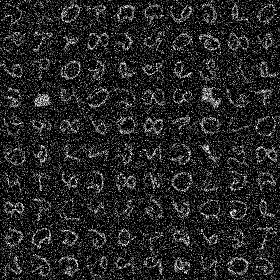
#> input picture 4. ImageProcessing/noisy_bangla.png, 280 x 280 px
$ python 3.4_Otsu_How_It_Works.py
#> lines starting #> are read from the running program, lines starting #| are printed output that depends on the picture; after the words box and inside, x2 and y2 are one past the last pixel; in counts of white or black regions, pixels touching at a corner belong together
'''
Otsu’s Binarization

In the first section, I told you there is a second parameter retVal. Its usage
comes when we go for Otsu’s Binarization. So what is it?

In global thresholding, we used an arbitrary value for threshold value, right?
So, how can we know a value we selected is good or not? Answer is, trial and
error method. But consider a bimodal image (In simple words, bimodal image is
an image whose histogram has two peaks). For that image, we can approximately
take a value in the middle of those peaks as threshold value, right? That is
what Otsu binarization does. So in simple words, it automatically calculates
a threshold value from image histogram for a bimodal image.
(For images which are not bimodal, binarization won’t be accurate.)

For this, our cv.threshold() function is used, but pass an extra flag,
cv.THRESH_OTSU. For threshold value, simply pass zero. Then the algorithm finds
the optimal threshold value and returns you as the second output, retVal.
If Otsu thresholding is not used, retVal is same as the threshold value you used.

Check out below example. Input image is a noisy image. In first case, I applied
global thresholding for a value of 127. In second case, I applied Otsu’s
thresholding directly. In third case, I filtered image with a 5x5 gaussian
kernel to remove the noise, then applied Otsu thresholding. See how noise
filtering improves the result.
'''

import cv2 as cv
import numpy as np
from matplotlib import pyplot as plt

img = cv.imread('noisy_bangla.png',0)
#> img is the input picture: shape (280, 280); min 0, max 255, mean 36.6

blur = cv.GaussianBlur(img,(5,5),0)
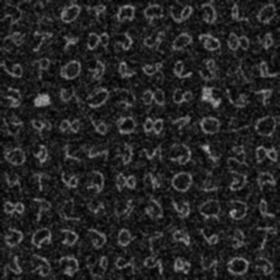
#> blur: shape (280, 280); min 1, max 180, mean 36.6

# find normalized_histogram, and its cumulative distribution function
hist = cv.calcHist([blur],[0],None,[256],[0,256])
#> hist = 256 values, max 2334 at index 26, min 0 at index 0, mean 306.2

hist_norm = hist.ravel()/hist.max()
#> hist_norm = 256 values, max 1 at index 26, min 0 at index 0, mean 0.131

Q = hist_norm.cumsum()
#> Q = 256 values from 0 to 33.59

bins = np.arange(256)

fn_min = np.inf

thresh = -1

for i in range(1,256):
    p1,p2 = np.hsplit(hist_norm,[i]) # probabilities
    q1,q2 = Q[i],Q[255]-Q[i] # cum sum of classes
    b1,b2 = np.hsplit(bins,[i]) # weights
    # finding means and variances
    m1,m2 = np.sum(p1*b1)/q1, np.sum(p2*b2)/q2
    v1,v2 = np.sum(((b1-m1)**2)*p1)/q1,np.sum(((b2-m2)**2)*p2)/q2
    # calculates the minimization function
    fn = v1*q1 + v2*q2
    if fn < fn_min:
        fn_min = fn
        thresh = i
#> this loop made 255 passes
#> (p1, q1, q2, m1, m2, v1, v2, fn) on passes 1 to 6: ([0], 0.000428, 33.59, 0, 36.59, 0, 493.8, 16588.2), ([0, 0.000428], 0.00171, 33.59, 0.25, 36.59, 0.141, 493.8, 16587.6), ([0, 0.000428, 0.00129], 0.015, 33.58, 0.2, 36.61, 0.296, 494, 16586.1), ([0, 0.000428, 0.00129, 0.0133], 0.0356, 33.55, 1.2, 36.63, 1.23, 493.9, 16571.1), ([0, 0.000428, 0.00129, 0.0133, 0.0206], 0.0908, 33.5, 1.38, 36.68, 1.95, 494, 16549.5), ([0, 0.000428, 0.00129, 0.0133, 0.0206, 0.0553], 0.174, 33.42, 2.3, 36.77, 2.69, 493.6, 16494.6)
#> (q1, q2, m1, m2, v1, v2, fn, fn_min) on passes 8 to 13: (0.476, 33.11, 3.61, 37.06, 4.07, 492.6, 16315.2, 16315.2), (0.7, 32.89, 4.57, 37.27, 4.44, 491.3, 16162.1, 16162.1), (0.996, 32.59, 5.24, 37.55, 5.14, 490.4, 15988.3, 15988.3), (1.35, 32.24, 6.05, 37.87, 5.68, 489, 15771.8, 15771.8), (1.79, 31.8, 6.76, 38.27, 6.45, 487.9, 15527.8, 15527.8), (2.31, 31.28, 7.49, 38.74, 7.26, 486.8, 15243.6, 15243.6)
#> after the loop, fn_min = 5192.9; thresh = 50
# find otsu's threshold value with OpenCV function
ret, otsu = cv.threshold(blur,0,255,cv.THRESH_BINARY+cv.THRESH_OTSU)
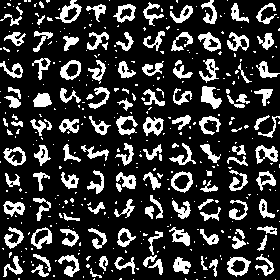
#> otsu: shape (280, 280); 21.1% white; 403 white regions (279 under 20 px), largest, box (x1, y1, x2, y2) and area: (201, 86, 222, 109) 267, (55, 0, 82, 23) 241, (143, 117, 164, 136) 228
#> ret = 49
print( "{} {}".format(thresh,ret) )
#| 50 49.0
